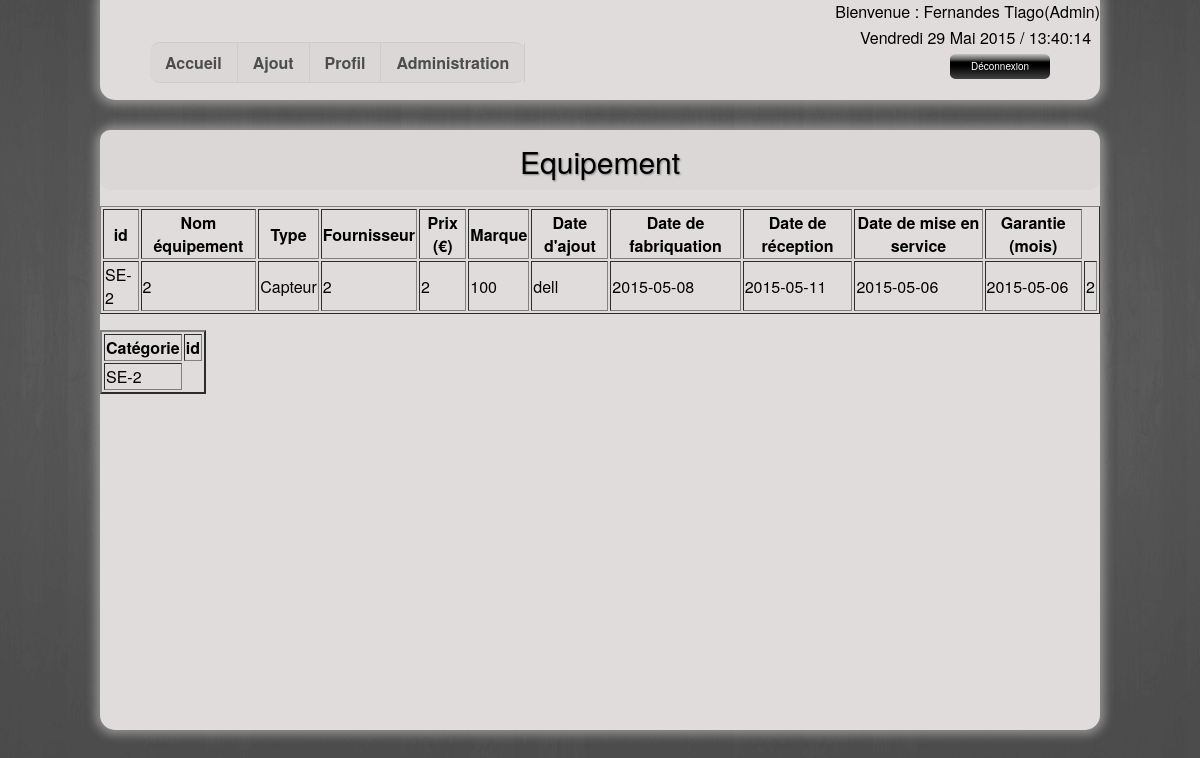
The page /Site/index.php (signed in) on the database its author committed.
### tables this page shows
CREATE TABLE IF NOT EXISTS `equipement` (
  `idEquipement` int(11) NOT NULL AUTO_INCREMENT,
  `nomEquiment` varchar(45) DEFAULT NULL,
  `idType` int(11) NOT NULL,
  `idFournisseur` int(11) NOT NULL,
  `prix` double DEFAULT NULL,
  `marque` varchar(45) DEFAULT NULL,
  `dateAjout` date DEFAULT NULL,
  `dateFabrication` date DEFAULT NULL,
  `dateReception` date DEFAULT NULL,
  `dateMiseService` date DEFAULT NULL,
  `garantie` int(11) DEFAULT NULL,
  PRIMARY KEY (`idEquipement`,`idType`,`idFournisseur`),
  KEY `fk_Equipement_Type_idx` (`idType`),
  KEY `fk_Equipement_Fournisseur1_idx` (`idFournisseur`)
);

### Site/fonctions.php (called while the page is built, shortened)
<?php
require_once('connexion.php');
function getAllEquipement(){
    global $pdo;
    $query = 'SELECT * FROM equipement ';
    try {
      $result = $pdo->query($query)->fetchAll(PDO::FETCH_ASSOC);
      return $result;
    }
    catch ( Exception $e ) {
      die ("Erreur dans la requete ".$e->getMessage());
    }
}
function getCategorieEquipement(){
    global $pdo;
        $query = "  SELECT CONCAT(`valeurCategorie`,'-',`equipement`.`idEquipement`)
                    FROM `categorie_etiquette`,  `etiquette_equipement`, `equipement`
                    WHERE `equipement`.`idEquipement` = `etiquette_equipement`.`idEquipement`
                    AND `etiquette_equipement`.`idCategorieEtiquette` = `categorie_etiquette`.`idCategorieEtiquette`
                    ;";
        try {
            $result = $pdo->query($query)->fetchAll(PDO::FETCH_ASSOC);
            return $result;
        }
        catch ( Exception $e ) {
            die ("erreur dans la requete ".$e->getMessage());
        }
}

### Site/index.php (the view, shortened to what this page needs)
<?php
    require_once('fonctions.php');
    $listeEquipement = getAllEquipement($pdo);
    $listeCategorieEquipement = getCategorieEquipement($pdo);
?>
<!doctype html>
<html lang="fr">
   <head>
    <link rel="stylesheet" type="text/css" href="style.css">
    </head>
   <body>
    <?php require_once('entete.php'); ?>
        <div id ="contenu">
            <div id="banniere">Equipement</div>
        </p><table border=1>
          <th>id</th>
          <th>Nom équipement</th>
          <th>Type</th>
          <th>Fournisseur</th>
          <th>Prix (€)</th>
          <th>Marque</th>
          <th>Date d'ajout</th>
          <th>Date de fabriquation</th>
          <th>Date de réception</th>
          <th>Date de mise en service</th>
          <th>Garantie (mois)</th>
        <?php foreach ($listeEquipement as $cle=>$valeur): ?>
           <?php foreach ($listeCategorieEquipement as $cles=>$valeurs): ?>
              <tr>
                <?php foreach($valeurs as $vals): ?>
                    <td><?= htmlentities($vals) ?></td>
                <?php endforeach; ?>
            <?php endforeach; ?>
            <?php foreach ($valeur as $val): ?>
                <td><?= htmlentities($val) ?></td>
            <?php endforeach; ?>
            </tr>
         <?php endforeach; ?>
        </table>
        </p><table border=2>
           <th>Catégorie</th>
           <th>id</th>
            <?php foreach ($listeCategorieEquipement as $cle=>$valeur): ?>
              <tr>
                <?php foreach($valeur as $val): ?>
                    <td><?= htmlentities($val) ?></td>
                <?php endforeach; ?>
            <?php endforeach; ?>
              </tr>
        </table>
    </div>
   </body>
</html>

### Site/entete.php (shortened to what this page needs)
<nav id="entete">
       <?php require_once('information-utilisateur.php') ?>
        <div id="onglet">
            <ul id="nav">
                <li><a href="index.php">Accueil</a></li>
                <li><a href="ajout-element.php">Ajout</a></li>
                <li><a href="profil.php">Profil</a></li>
                <li><a href="admin.php">Administration</a></li>
           </ul>
        <div id="time">
            <span id="date_heure"></span>
        </div>
        <div class="deco">
            <a href="logout.php" onclick="return(confirm('Etes-vous sûr de vouloir vous déconnectez ? '));">Déconnexion</a>
        </div>
</nav>

### Site/information-utilisateur.php
<?php
    if (isset($_SESSION['nom']) && isset($_SESSION['role'])) {
        echo "<p style=text-align:right; margin-top: 10px;>Bienvenue : ".$_SESSION['nom']." ".$_SESSION['prenom']."(".$_SESSION['role'].")";
    }
    else
        header ('location: authentification.php');
?>

### Site/style.css (style rules this page uses)
html { background: url(image/bg.jpg) no-repeat center fixed; background-size: cover; font-family: "Helvetica Neue", Helvetica, arial, sans-serif; }
#entete { border-radius: 0px 0px 15px 15px; width: 1000px; height: 100px; margin-left: auto; margin-right: auto; margin-top: -16px; background-color: #E1DCDC; box-shadow: 0px 0px 10px 5px rgba(164, 162, 162, 0.75); -moz-box-shadow: 0px 0px 10px 5px rgba(164, 162, 162, 0.75); -webkit-box-shadow: 0px 0px 10px 5px rgba(164, 162, 162, 0.75); }
#time { position: relative: ; margin-left: 750px; margin-top: -13px; }
#contenu { border-radius:15px; width: 1000px; height: 600px; background-color: #E1DCDC; margin-left: auto; margin-right: auto; margin-top: 30px; box-shadow: 0px 0px 10px 5px rgba(164, 162, 162, 0.75); -moz-box-shadow: 0px 0px 10px 5px rgba(164, 162, 162, 0.75); -webkit-box-shadow: 0px 0px 10px 5px rgba(164, 162, 162, 0.75); }
#nav { border-radius: 10px; width: auto; float: left; margin-bottom: auto; margin-left: 40px; padding: 0; list-style: none; background-color: #DBD7D7; border-bottom: 1px solid #ccc; border-top: 1px solid #ccc; }
#nav li { float: left; }
#nav li a { display: block; padding: 8px 15px; text-decoration: none; font-weight: bold; color: #4C4D4D; border-right: 1px solid #ccc; }
#banniere { border-radius:10px; width: 1000px; height: 50px; background-color: #DBD7D7; font-size: 30px; text-shadow:1px 1px 2px gray; text-align: center; padding-top: 10px; }
.deco { position: relative; margin-left: 300px; margin-top: 15px; }
.deco a { position: absolute; left:540px; top: -10px; display:block; width:100px; font-size: 10px; line-height:25px; text-align:center; vertical-align:middle; background:url(image/bouton-noir.png) no-repeat; color:white; text-decoration:none; }
#onglet { margin-left: 10px; }
body { height: auto; }

### rows shown on the page
equipement: vals "SE-2", val "2", nomEquiment "Capteur", prix "100", marque "dell", dateAjout "2015-05-08", dateFabrication "2015-05-11", val "2015-05-06"

### other values the page prints
$_SESSION['nom'] "Fernandes"
$_SESSION['prenom'] "Tiago"
$_SESSION['role'] "Admin"
$val "SE-2"
